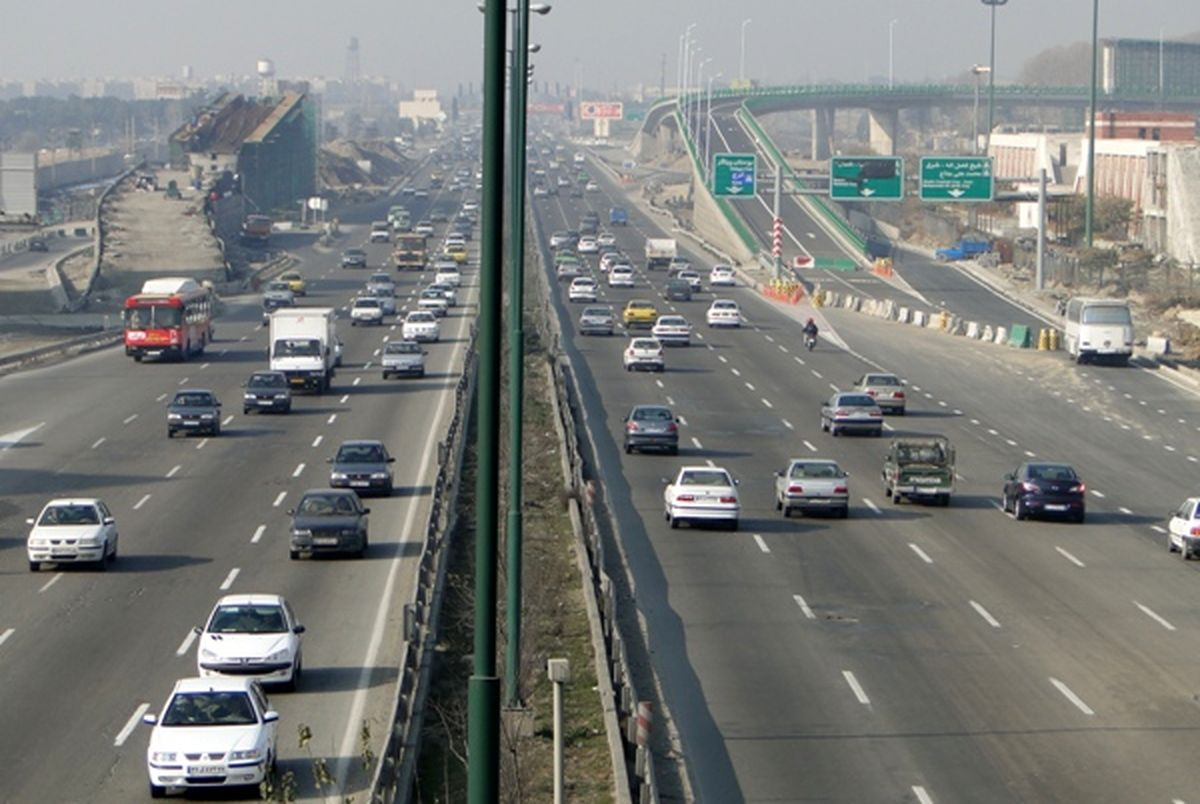
#> input picture 07_computer_vision/بینایی کامپیوتر (1)/HomeWork/HW4/Question/Q2/Cars.jpg, 1200 x 804 px, found by its file name
$ jupyter execute --allow-errors Q2.ipynb
#> lines starting #> are read from the running program, lines starting #| are printed output that depends on the picture
##Read Images

[cell 1]
import cv2
import numpy as np
import matplotlib.pyplot as plt
image = cv2.imread('/content/Cars.jpg')
#> image is the input picture: shape (804, 1200, 3); mean B, G, R 121.6, 124.3, 122
image = cv2.cvtColor(image, cv2.COLOR_RGB2BGR)
plt.imshow(image)

[cell 2]
image_gray = cv2.cvtColor(image, cv2.COLOR_RGB2GRAY)
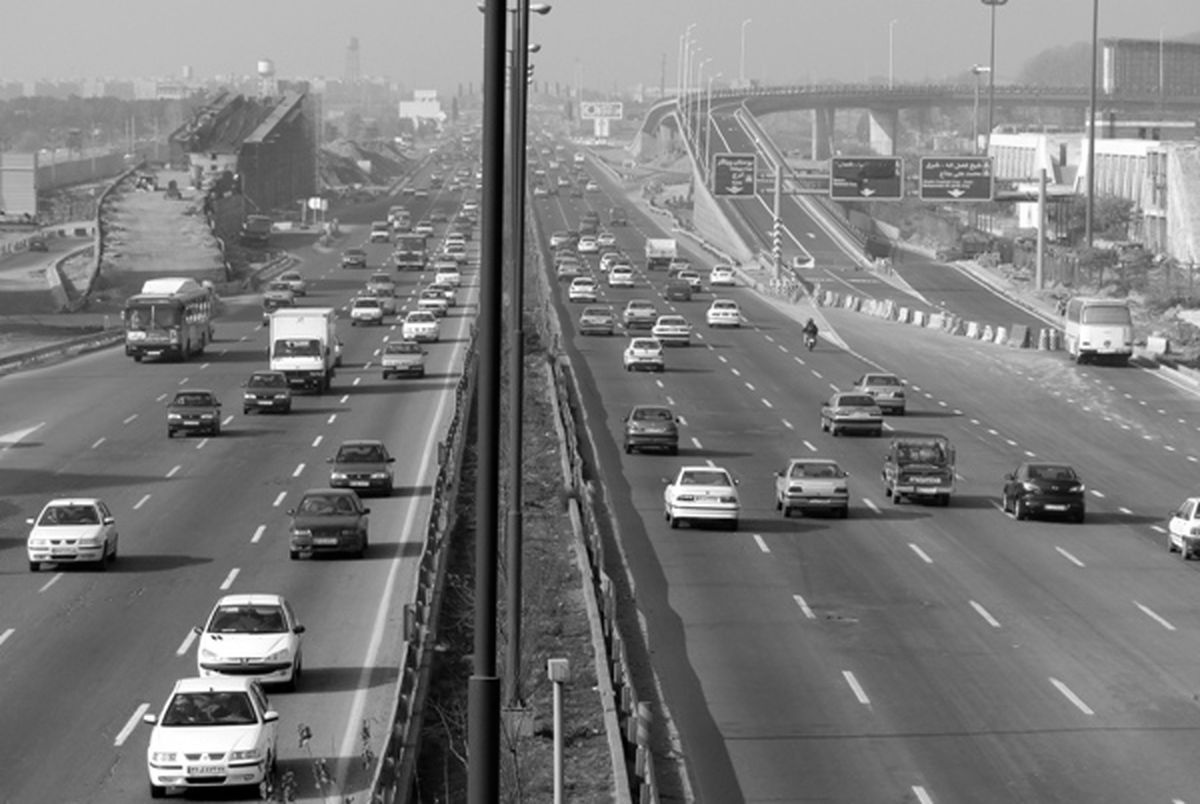
#> image_gray: shape (804, 1200); min 0, max 255, mean 123.3
bus = image_gray[300:370, 1050:1150]
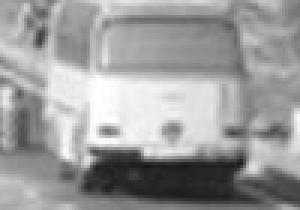
#> bus: shape (70, 100) (shown 3 times larger); min 23, max 255, mean 155.7
plt.imshow(bus,cmap="gray")
plt.title('bus')

[cell 3]
image_gray = cv2.cvtColor(image, cv2.COLOR_RGB2GRAY)
p206 = image_gray[590:680, 190:310]
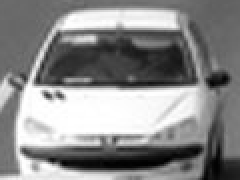
#> p206: shape (90, 120) (shown 2 times larger); min 1, max 255, mean 137
plt.imshow(p206,cmap="gray")
plt.title('p206')

**Template Matching**

##Complete this section

[cell 4]
def template_matching(source, template):
    #...
    #...
    #Output is Up-left corner coordinate
    return(pt[1], pt[0])

Show the found matches on Cars image.

[cell 5]
fig = plt.figure(figsize=(18, 10))
ax1 = plt.subplot(2, 2, 1)
ax2 = plt.subplot(2, 2, 2)
ax3 = plt.subplot(2, 2, 3)
ax4 = plt.subplot(2, 2, 4)

# plot p206
h_small, w_small = p206.shape
#> h_small = 90; w_small = 120

#> (the rest of this cell did not finish here and is left out)
